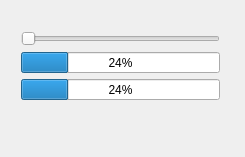
<?xml version="1.0" encoding="UTF-8"?>
<ui version="4.0">
 <class>MainWindow</class>
 <widget class="QMainWindow" name="MainWindow">
  <property name="geometry">
   <rect>
    <x>0</x>
    <y>0</y>
    <width>245</width>
    <height>157</height>
   </rect>
  </property>
  <property name="windowTitle">
   <string>MainWindow</string>
  </property>
  <widget class="QWidget" name="centralWidget">
   <widget class="QWidget" name="">
    <property name="geometry">
     <rect>
      <x>10</x>
      <y>20</y>
      <width>221</width>
      <height>91</height>
     </rect>
    </property>
    <layout class="QVBoxLayout" name="verticalLayout">
     <item>
      <widget class="QSlider" name="horizontalSlider">
       <property name="orientation">
        <enum>Qt::Horizontal</enum>
       </property>
      </widget>
     </item>
     <item>
      <widget class="QProgressBar" name="progressBar">
       <property name="value">
        <number>24</number>
       </property>
      </widget>
     </item>
     <item>
      <widget class="QProgressBar" name="progressBar_2">
       <property name="value">
        <number>24</number>
       </property>
      </widget>
     </item>
    </layout>
   </widget>
  </widget>
  <widget class="QMenuBar" name="menuBar">
   <property name="geometry">
    <rect>
     <x>0</x>
     <y>0</y>
     <width>245</width>
     <height>20</height>
    </rect>
   </property>
  </widget>
 </widget>
 <layoutdefault spacing="6" margin="11"/>
 <resources/>
 <connections/>
</ui>
